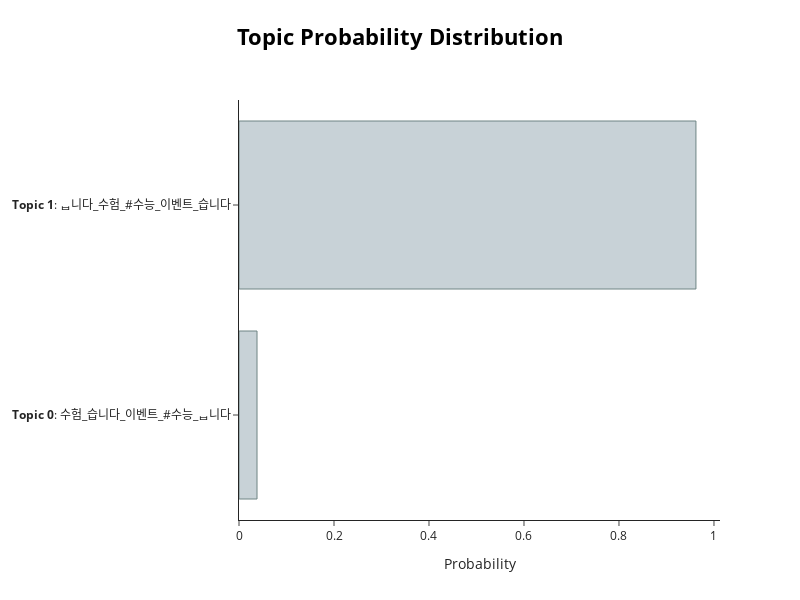

Write notebook code for a chart like this one.
### Code cell
model.visualize_distribution(probs[0])

### Figure 1 — Plotly figure (JSON) as saved in the notebook; plotly's stock layout.template omitted (floating-point values rounded to 4 significant figures)
{"data": [{"marker": {"color": "#C8D2D7", "line": {"color": "#6E8484", "width": 1}}, "orientation": "h", "type": "bar", "x": [0.03795, 0.962], "y": ["<b>Topic 0</b>: 수험_습니다_이벤트_#수능_ᆸ니다", "<b>Topic 1</b>: ᆸ니다_수험_#수능_이벤트_습니다"]}], "layout": {"height": 600, "hoverlabel": {"bgcolor": "white", "font": {"family": "Rockwell", "size": 16}}, "title": {"font": {"color": "Black", "size": 22}, "text": "<b>Topic Probability Distribution", "x": 0.5, "xanchor": "center", "y": 0.95, "yanchor": "top"}, "width": 800, "xaxis": {"title": {"text": "Probability"}}}}
